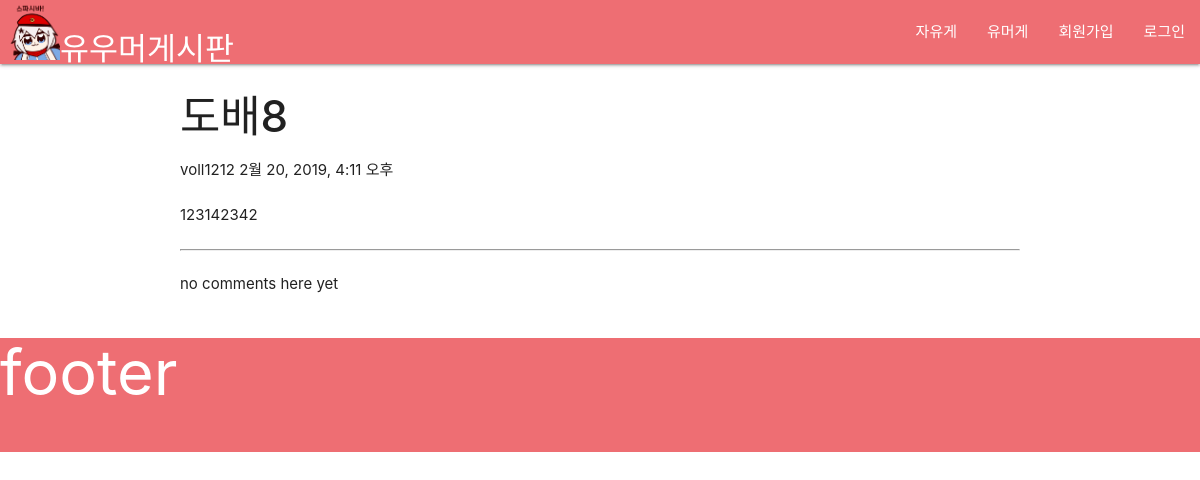
Screenshot of /freeboard/16 with the database file from the repository.
### humorge/models.py (models this page shows, shortened)
class FreeBoard(models.Model):
    author = models.ForeignKey('auth.User', on_delete=models.CASCADE)
    title = models.CharField(max_length=100)
    content = models.TextField()
    date = models.DateTimeField(default=timezone.now)

### humorge/views.py (the view)
# urls.py: path('freeboard/<int:pk>', free_post_detail, name='freepostdetail'),
def free_post_detail(request, pk):
    data = get_object_or_404(FreeBoard, pk=pk)
    return render(request, 'humorge/free_post.html', {'data': data})

### humorge/templates/humorge/free_post.html (shortened to what this page needs)
{% extends 'humorge/layout.html' %}
{% block main %}
<div class="container">
  <div class="post">
    <div class="post-head">
      <div class="post-title">
        <h3><strong>{{ data.title }}</strong></h3>
      </div>
      <div class="post-author-date">
        <span>{{ data.author }}</span> <span>{{ data.date }}</span>
      </div>
    </div>
    <div class="post-body">
      <div class="content">
        <br>{{ data.content }}
      </div>
    </div>
    <br><hr>
    <div class="post-comments">
      <div class="comments">
        {% for comment in data.free_comments.all %}
          <br><p><strong>{{ comment.author }}</strong></p>
          <p>{{ comment.content }}</p>
          <p>{{ comment.date }}</p><br>
        {% empty %}
          <br><p>no comments here yet</p>
        {% endfor %}
      </div>
    </div>
  </div>
</div>
{% endblock %}

### humorge/templates/humorge/layout.html (style rules this page uses)
* { padding:0; margin:0 }

### rows the page displays
FreeBoard: title "도배8", author "voll1212", date "2월 20, 2019, 4:11 오후", content "123142342"
